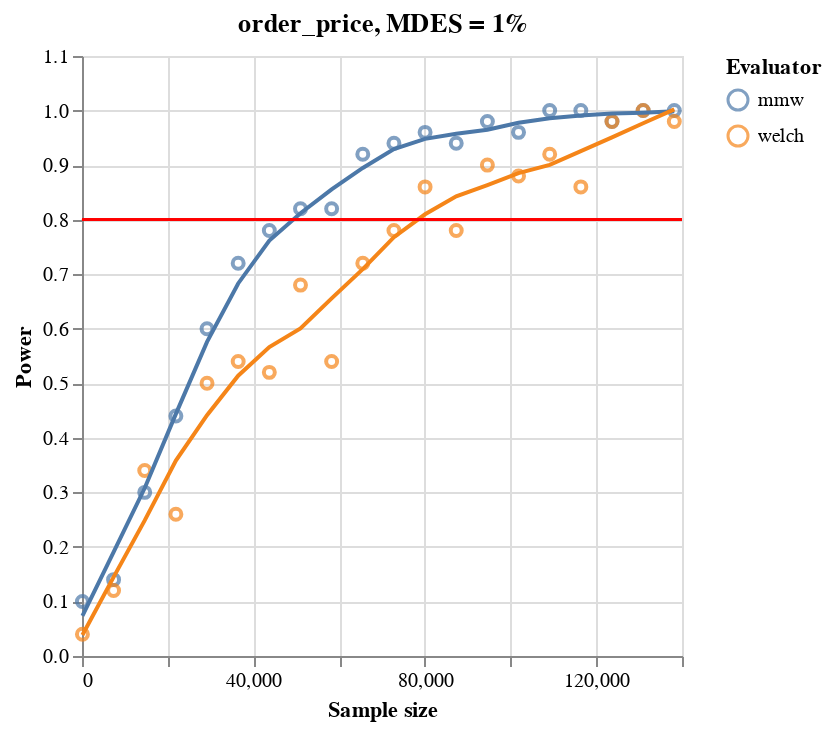

Write notebook code for a chart like this one.
### Code cell


### Figure 1 — Vega-Lite specification as saved in the notebook (floating-point values rounded to 4 significant figures)
{"config": {"view": {"continuousWidth": 300, "continuousHeight": 300}}, "vconcat": [{"layer": [{"mark": {"type": "point"}, "encoding": {"color": {"field": "evaluator", "legend": {"title": "Evaluator"}, "type": "nominal"}, "x": {"axis": {"title": "Sample size"}, "field": "sample_size", "type": "quantitative"}, "y": {"axis": {"title": "Power"}, "field": "power", "type": "quantitative"}}}, {"mark": {"type": "line"}, "encoding": {"color": {"field": "evaluator", "legend": {"title": "Evaluator"}, "type": "nominal"}, "x": {"axis": {"title": "Sample size"}, "field": "sample_size", "type": "quantitative"}, "y": {"axis": {"title": "Power"}, "field": "power", "type": "quantitative"}}, "transform": [{"loess": "power", "on": "sample_size", "groupby": ["evaluator"]}]}, {"data": {"name": "data-5574368d79bfadca72b8408e6d0c4b34"}, "mark": {"type": "rule", "color": "red"}, "encoding": {"y": {"axis": {"title": ""}, "field": "a", "type": "quantitative"}}, "transform": [{"calculate": "0.8", "as": "a"}]}], "title": "order_price, MDES = 1%"}], "data": {"name": "data-5574368d79bfadca72b8408e6d0c4b34"}, "$schema": "https://vega.github.io/schema/vega-lite/v5.15.1.json", "datasets": {"data-5574368d79bfadca72b8408e6d0c4b34": [{"metric": "order_price", "evaluator": "mmw", "sample_size": 100, "mdes": 0.01, "power": 0.1}, {"metric": "order_price", "evaluator": "mmw", "sample_size": 7369, "mdes": 0.01, "power": 0.14}, {"metric": "order_price", "evaluator": "mmw", "sample_size": 14637, "mdes": 0.01, "power": 0.3}, {"metric": "order_price", "evaluator": "mmw", "sample_size": 21906, "mdes": 0.01, "power": 0.44}, {"metric": "order_price", "evaluator": "mmw", "sample_size": 29174, "mdes": 0.01, "power": 0.6}, {"metric": "order_price", "evaluator": "mmw", "sample_size": 36443, "mdes": 0.01, "power": 0.72}, {"metric": "order_price", "evaluator": "mmw", "sample_size": 43711, "mdes": 0.01, "power": 0.78}, {"metric": "order_price", "evaluator": "mmw", "sample_size": 50980, "mdes": 0.01, "power": 0.82}, {"metric": "order_price", "evaluator": "mmw", "sample_size": 58248, "mdes": 0.01, "power": 0.82}, {"metric": "order_price", "evaluator": "mmw", "sample_size": 65517, "mdes": 0.01, "power": 0.92}, {"metric": "order_price", "evaluator": "mmw", "sample_size": 72785, "mdes": 0.01, "power": 0.94}, {"metric": "order_price", "evaluator": "mmw", "sample_size": 80054, "mdes": 0.01, "power": 0.96}, {"metric": "order_price", "evaluator": "mmw", "sample_size": 87322, "mdes": 0.01, "power": 0.94}, {"metric": "order_price", "evaluator": "mmw", "sample_size": 94591, "mdes": 0.01, "power": 0.98}, {"metric": "order_price", "evaluator": "mmw", "sample_size": 101859, "mdes": 0.01, "power": 0.96}, {"metric": "order_price", "evaluator": "mmw", "sample_size": 109128, "mdes": 0.01, "power": 1.0}, {"metric": "order_price", "evaluator": "mmw", "sample_size": 116396, "mdes": 0.01, "power": 1.0}, {"metric": "order_price", "evaluator": "mmw", "sample_size": 123665, "mdes": 0.01, "power": 0.98}, {"metric": "order_price", "evaluator": "mmw", "sample_size": 130933, "mdes": 0.01, "power": 1.0}, {"metric": "order_price", "evaluator": "mmw", "sample_size": 138202, "mdes": 0.01, "power": 1.0}, {"metric": "order_price", "evaluator": "welch", "sample_size": 100, "mdes": 0.01, "power": 0.04}, {"metric": "order_price", "evaluator": "welch", "sample_size": 7369, "mdes": 0.01, "power": 0.12}, {"metric": "order_price", "evaluator": "welch", "sample_size": 14637, "mdes": 0.01, "power": 0.34}, {"metric": "order_price", "evaluator": "welch", "sample_size": 21906, "mdes": 0.01, "power": 0.26}, {"metric": "order_price", "evaluator": "welch", "sample_size": 29174, "mdes": 0.01, "power": 0.5}, {"metric": "order_price", "evaluator": "welch", "sample_size": 36443, "mdes": 0.01, "power": 0.54}, {"metric": "order_price", "evaluator": "welch", "sample_size": 43711, "mdes": 0.01, "power": 0.52}, {"metric": "order_price", "evaluator": "welch", "sample_size": 50980, "mdes": 0.01, "power": 0.68}, {"metric": "order_price", "evaluator": "welch", "sample_size": 58248, "mdes": 0.01, "power": 0.54}, {"metric": "order_price", "evaluator": "welch", "sample_size": 65517, "mdes": 0.01, "power": 0.72}, {"metric": "order_price", "evaluator": "welch", "sample_size": 72785, "mdes": 0.01, "power": 0.78}, {"metric": "order_price", "evaluator": "welch", "sample_size": 80054, "mdes": 0.01, "power": 0.86}, {"metric": "order_price", "evaluator": "welch", "sample_size": 87322, "mdes": 0.01, "power": 0.78}, {"metric": "order_price", "evaluator": "welch", "sample_size": 94591, "mdes": 0.01, "power": 0.9}, {"metric": "order_price", "evaluator": "welch", "sample_size": 101859, "mdes": 0.01, "power": 0.88}, {"metric": "order_price", "evaluator": "welch", "sample_size": 109128, "mdes": 0.01, "power": 0.92}, {"metric": "order_price", "evaluator": "welch", "sample_size": 116396, "mdes": 0.01, "power": 0.86}, {"metric": "order_price", "evaluator": "welch", "sample_size": 123665, "mdes": 0.01, "power": 0.98}, {"metric": "order_price", "evaluator": "welch", "sample_size": 130933, "mdes": 0.01, "power": 1.0}, {"metric": "order_price", "evaluator": "welch", "sample_size": 138202, "mdes": 0.01, "power": 0.98}]}}
